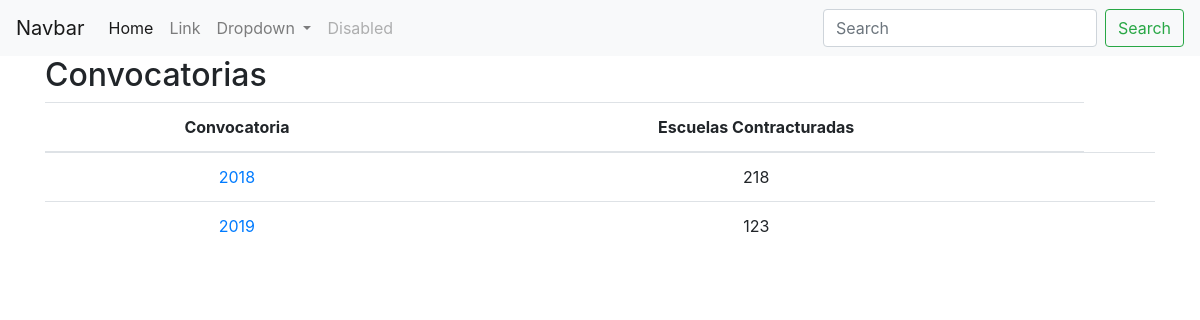
The app's page /entidad/baja-california-sur/ with its own data.
### escuelas/models.py (models this page shows, shortened)
class EntidadConvocatoria(models.Model):
	entidad = models.ForeignKey(Entidad, on_delete=models.CASCADE)
	convocatoria = models.ForeignKey(Convocatoria, on_delete=models.CASCADE)
	escuelas_contractuadas = models.IntegerField()
	escuelas_registradas = models.IntegerField(default=0)
	escuelas_sustituidas = models.IntegerField(default=0)
	slug = models.SlugField(max_length=50, blank=True, unique=True)

class Convocatoria(models.Model):
	año = models.IntegerField()
	def __str__(self):
		return '{}'.format(self.año)

### escuelas/views.py (the view)
# urls.py: path('entidad/<slug:slug>/', EntidadDetailView.as_view(), name='entidad-detail'),
class EntidadDetailView(DetailView):
	model = Entidad
	def get_context_data(self, **kwargs):
		context = super(EntidadDetailView, self).get_context_data(**kwargs)
		context['entidad_convocatorias'] = EntidadConvocatoria.objects.filter(entidad=self.object)
		return context

### escuelas/templates/escuelas/entidad_detail.html
{% extends 'base.html'%}
{%block content%}
	<h2>Convocatorias</h2>
	<div class="table-responsive text-center">
		<table class="table">
			<thead>
				<th>Convocatoria</th>
				<th>Escuelas Contracturadas</th>
			</thead>
			<tbody>
	{%for entidad_convocatoria in entidad_convocatorias%}
				<tr>
					<td><a href="{%url 'escuelas:entidad-convocatoria-detail' entidad_convocatoria.slug%}">{{entidad_convocatoria.convocatoria}}</a></td>
					<td>{{entidad_convocatoria.escuelas_contractuadas}}</td>
					<td></td>
				</tr>
	{%empty%}
				<tr>
					<td colspan="3">Lista de regiones vacia</td>
				</tr>
	{%endfor%}
			</tbody>
		</table>
	</div>
{%endblock content%}

### records on screen
EntidadConvocatoria: convocatoria "2018", escuelas_contractuadas "218"
EntidadConvocatoria: convocatoria "2019", escuelas_contractuadas "123"
